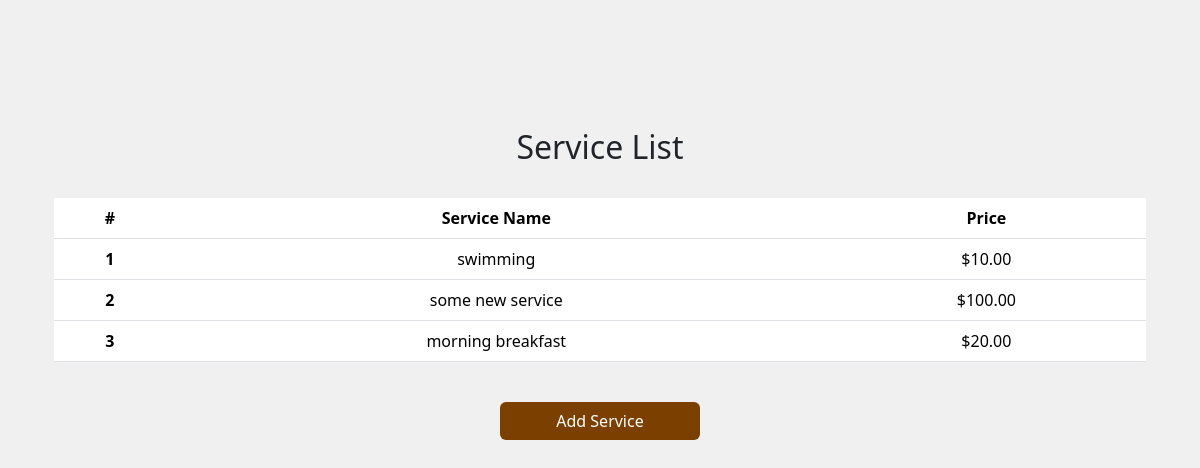
Page /services/ on the committed database.
### hotel/models.py (models this page shows, shortened)
class Service(models.Model):
    service_name = models.CharField(max_length=100)
    price = models.DecimalField(max_digits=6, decimal_places=2)

### hotel/views.py (the view)
# urls.py: path('services/', views.service_list, name='service_list'),
def service_list(request):
    services = Service.objects.all()  # Fetch all services
    return render(request, 'service_list.html', {'services': services})

### hotel/templates/service_list.html
{% extends 'base.html' %}
{% block content %}
<div class="container mt-5">
    <h2 class="text-center">Service List</h2>
    <br>
    {% if services %}
    <table class="table text-center">
        <thead>
            <tr>
                <th scope="col">#</th>
                <th scope="col">Service Name</th>
                <th scope="col">Price</th>
            </tr>
        </thead>
        <tbody>
            {% for service in services %}
            <tr>
                <th scope="row">{{ forloop.counter }}</th>
                <td>{{ service.service_name }}</td>
                <td>${{ service.price }}</td>
            </tr>
            {% empty %}
            <tr>
                <td colspan="4">No services available.</td>
            </tr>
            {% endfor %}
        </tbody>
    </table>
    <br>
    <center>
        <a class="btn primary-btn" href="/add-service/">Add Service</a>
    </center>
    {% else %}
    <p class="text-center">
        No Service available in hotel.
    </p>
    {% endif %}
</div>
{% endblock %}

### hotel/templates/base.html (style rules this page uses)
body { padding-top: 80px; background-color:rgb(240,240,240); }
.primary-btn { background-color:#7B3F00;color:white;width:200px; }

### rows in the picture
Service: service_name "swimming", price "10.00"
Service: service_name "some new service", price "100.00"
Service: service_name "morning breakfast", price "20.00"
